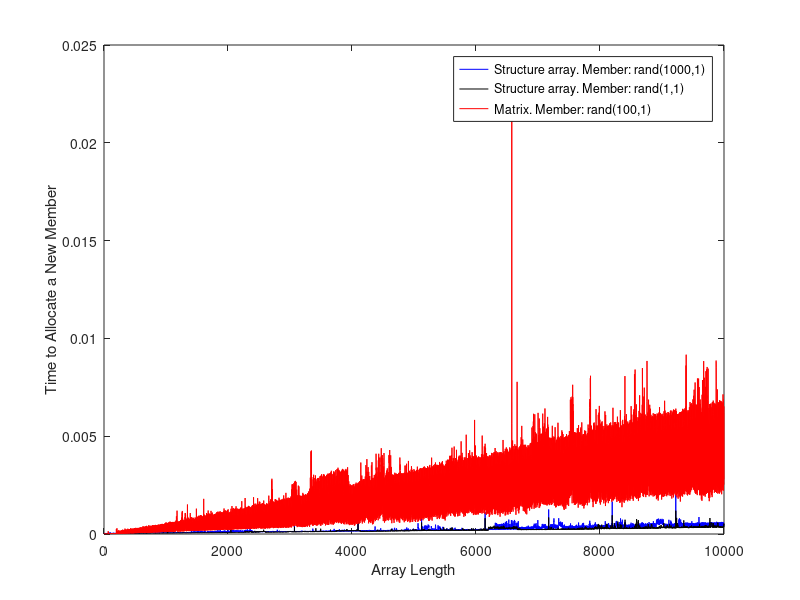

MATLAB code for this plot:
clc
clear all
tic;

N=10000;

data={};
data2={};
matrix=zeros(100,1);
times=zeros(N,1);

for k=1:N
    data(k).dat=rand(1000,1);
    data(k).t=toc;
end

for k=1:N
    data2(k).dat=rand;
    data2(k).t=toc;
end

for k=1:N
    matrix(:,k)=rand(100,1);
    times(k)=toc;
end

t=[data.t];
t2=[data2.t];

plot(1:N-1,diff(t),'b',1:N-1,diff(t2),'k',1:N-1,diff(times),'r')
xlabel('Array Length')
ylabel('Time to Allocate a New Member')
legend('Structure array. Member: rand(1000,1)','Structure array. Member: rand(1,1)','Matrix. Member: rand(100,1)')

    